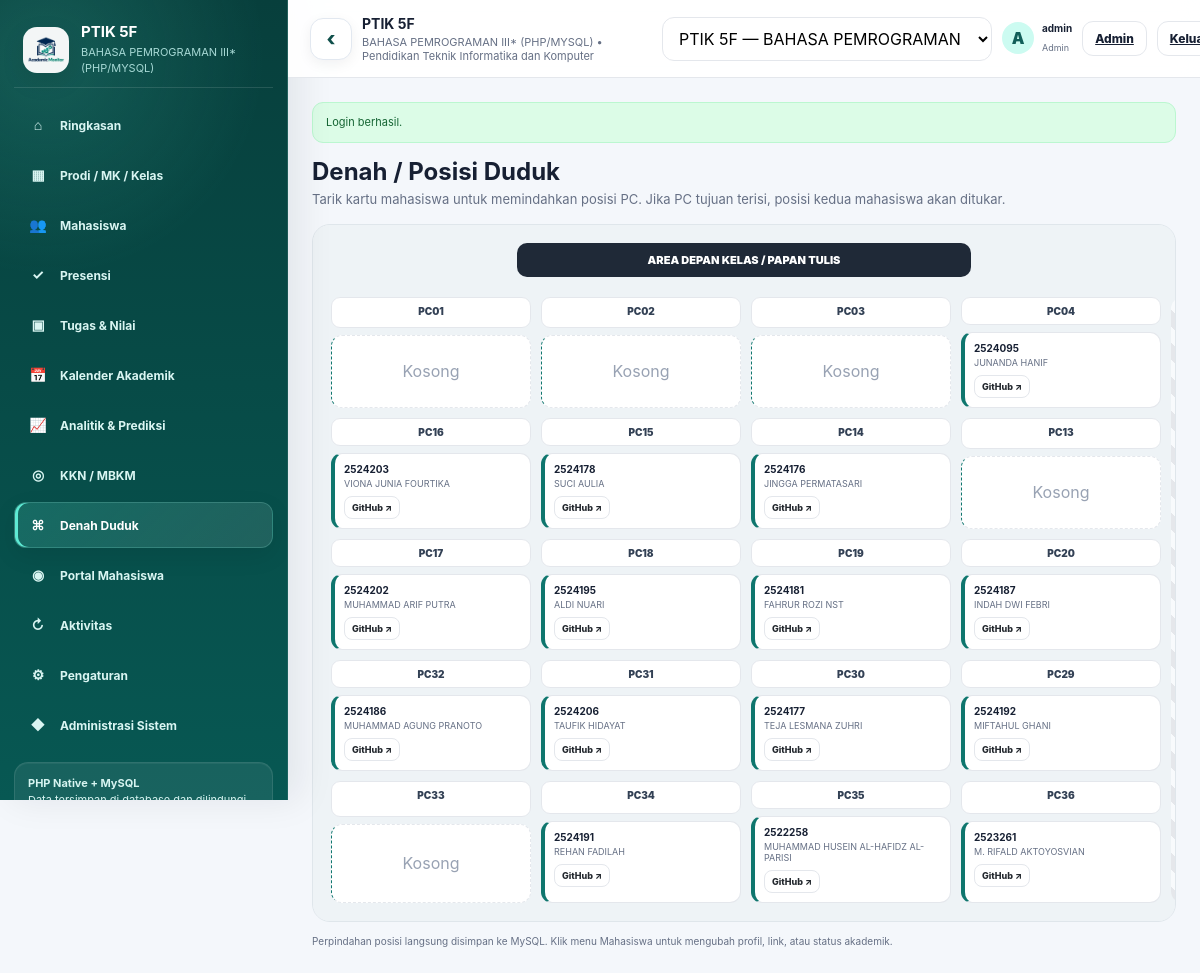
Screenshot of /dashboard.php?page=seating&class_id=3 (signed in) with the database file from the repository.
### tables this page shows
CREATE TABLE `classes` (
  `id` bigint(20) UNSIGNED NOT NULL,
  `program_id` bigint(20) UNSIGNED NOT NULL,
  `course_id` bigint(20) UNSIGNED NOT NULL,
  `name` varchar(100) NOT NULL,
  `semester` varchar(30) NOT NULL DEFAULT '',
  `academic_year` varchar(30) NOT NULL DEFAULT '',
  `target` smallint(5) UNSIGNED NOT NULL DEFAULT 30,
  `meetings` tinyint(3) UNSIGNED NOT NULL DEFAULT 16,
  `lecturer` varchar(200) NOT NULL DEFAULT '',
  `pass_threshold` decimal(5,2) NOT NULL DEFAULT 60.00,
  `created_at` timestamp NOT NULL DEFAULT current_timestamp(),
  `updated_at` timestamp NOT NULL DEFAULT current_timestamp() ON UPDATE current_timestamp()
);

CREATE TABLE `courses` (
  `id` bigint(20) UNSIGNED NOT NULL,
  `program_id` bigint(20) UNSIGNED NOT NULL,
  `code` varchar(50) NOT NULL DEFAULT '',
  `name` varchar(200) NOT NULL,
  `credits` tinyint(3) UNSIGNED NOT NULL DEFAULT 0,
  `created_at` timestamp NOT NULL DEFAULT current_timestamp(),
  `updated_at` timestamp NOT NULL DEFAULT current_timestamp() ON UPDATE current_timestamp()
);

CREATE TABLE `programs` (
  `id` bigint(20) UNSIGNED NOT NULL,
  `code` varchar(50) NOT NULL DEFAULT '',
  `name` varchar(200) NOT NULL,
  `faculty` varchar(200) NOT NULL DEFAULT '',
  `created_at` timestamp NOT NULL DEFAULT current_timestamp(),
  `updated_at` timestamp NOT NULL DEFAULT current_timestamp() ON UPDATE current_timestamp()
);

CREATE TABLE `users` (
  `id` bigint(20) UNSIGNED NOT NULL,
  `student_id` bigint(20) UNSIGNED DEFAULT NULL,
  `username` varchar(100) NOT NULL,
  `email` varchar(190) NOT NULL DEFAULT '',
  `password_hash` varchar(255) NOT NULL,
  `role` enum('admin','dosen','mahasiswa') NOT NULL DEFAULT 'dosen',
  `is_active` tinyint(1) NOT NULL DEFAULT 1,
  `last_login_at` datetime DEFAULT NULL,
  `created_at` timestamp NOT NULL DEFAULT current_timestamp(),
  `updated_at` timestamp NOT NULL DEFAULT current_timestamp() ON UPDATE current_timestamp()
);

CREATE TABLE `students` (
  `id` bigint(20) UNSIGNED NOT NULL,
  `nim` varchar(50) NOT NULL,
  `name` varchar(200) NOT NULL DEFAULT '',
  `email` varchar(190) NOT NULL DEFAULT '',
  `phone` varchar(50) NOT NULL DEFAULT '',
  `portal_pin_hash` varchar(255) DEFAULT NULL,
  `created_at` timestamp NOT NULL DEFAULT current_timestamp(),
  `updated_at` timestamp NOT NULL DEFAULT current_timestamp() ON UPDATE current_timestamp()
);

### public/dashboard.php (called while the page is built, shortened)
<?php
Auth::requireLogin();
$pdo = Database::connection();
$repository = new Repository($pdo);
$user = Auth::user();
$availableClasses = $repository->classesForUser($user);
$allowedClassIds = array_map(
    static fn (array $class): int => (int) $class['id'],
    $availableClasses
);
$requestedClassId = filter_input(INPUT_GET, 'class_id', FILTER_VALIDATE_INT);
$preferredClassId = (int) ($repository->preference((int) $user['id'], 'active_class_id') ?? 0);
$classId = $requestedClassId ?: $preferredClassId;
if ($requestedClassId && in_array((int) $requestedClassId, $allowedClassIds, true)) {
    $repository->setPreference((int) $user['id'], 'active_class_id', (string) $classId);
}
$classContext = $repository->classContext($classId);
$page = (string) ($_GET['page'] ?? 'overview');
$students = $repository->studentsForClass($classId);
$classes = $repository->classes();
require APP_ROOT . '/views/partials/layout_start.php';
require APP_ROOT . '/views/pages/' . $page . '.php';
require APP_ROOT . '/views/partials/layout_end.php';

### app/Repository.php (called while the page is built, shortened)
<?php
final class Repository
{
    public function classes(): array
    {
        return $this->pdo
            ->query(
                'SELECT cl.*, c.code AS course_code, c.name AS course_name,
                        p.code AS program_code, p.name AS program_name
                 FROM classes cl
                 JOIN courses c ON c.id = cl.course_id
                 JOIN programs p ON p.id = cl.program_id
                 ORDER BY cl.academic_year DESC, cl.semester, cl.name'
            )
            ->fetchAll();
    }
    public function classesForUser(array $user): array
    {
        if (($user['role'] ?? '') === 'admin') {
            return $this->classes();
        }
        $studentId = (int) ($user['student_id'] ?? 0);
        $stmt = $this->pdo->prepare(
            'SELECT cl.*, c.code AS course_code, c.name AS course_name,
                    p.code AS program_code, p.name AS program_name
             FROM class_enrollments ce
             JOIN classes cl ON cl.id = ce.class_id
             JOIN courses c ON c.id = cl.course_id
             JOIN programs p ON p.id = cl.program_id
             WHERE ce.student_id = :student_id
             ORDER BY cl.academic_year DESC, cl.semester, cl.name'
        );
        $stmt->execute(['student_id' => $studentId]);
        return $stmt->fetchAll();
    }
    public function classContext(int $classId): ?array
    {
        $stmt = $this->pdo->prepare(
            'SELECT cl.*, c.code AS course_code, c.name AS course_name, c.credits,
                    p.code AS program_code, p.name AS program_name, p.faculty
             FROM classes cl
             JOIN courses c ON c.id = cl.course_id
             JOIN programs p ON p.id = cl.program_id
             WHERE cl.id = :id
             LIMIT 1'
        );
        $stmt->execute(['id' => $classId]);
        $row = $stmt->fetch();
        return $row ?: null;
    }
    public function studentsForClass(int $classId): array
    {
        $stmt = $this->pdo->prepare(
            'SELECT ce.id AS enrollment_id, ce.class_id, ce.student_id,
                    ce.registration_status, ce.payment_status, ce.gpa, ce.target_gpa,
                    ce.pc, ce.github_url, ce.colab_url, ce.drive_url, ce.note,
                    s.nim, s.name, s.email, s.phone
             FROM class_enrollments ce
             JOIN students s ON s.id = ce.student_id
             WHERE ce.class_id = :class_id
             ORDER BY s.name = "", s.name, s.nim'
        );
        $stmt->execute(['class_id' => $classId]);
        return $stmt->fetchAll();
    }
}

### app/Database.php (called while the page is built, shortened)
<?php
final class Database
{
    private static ?PDO $pdo = null;
    public static function connection(): PDO
    {
        if (self::$pdo instanceof PDO) {
            return self::$pdo;
        }
        $host = '127.0.0.1';
        $port = '3306';
        $name = 'academic_monitor';
        $user = 'root';
        $pass = '';
        $dsn = sprintf(
            'mysql:host=%s;port=%s;dbname=%s;charset=utf8mb4',
            $host,
            $port,
            $name
        );
        self::$pdo = new PDO(
            $dsn,
            $user,
            $pass,
            [
                PDO::ATTR_ERRMODE => PDO::ERRMODE_EXCEPTION,
                PDO::ATTR_DEFAULT_FETCH_MODE => PDO::FETCH_ASSOC,
                PDO::ATTR_EMULATE_PREPARES => false,
            ]
        );
        return self::$pdo;
    }
}

### app/Auth.php (called while the page is built, shortened)
<?php
final class Auth
{
    private static ?array $cachedUser = null;
    public static function user(): ?array
    {
        if (self::$cachedUser !== null) {
            return self::$cachedUser;
        }
        $id = (int) ($_SESSION['user_id'] ?? 0);
        $stmt = Database::connection()->prepare(
            'SELECT u.*, s.nim AS student_nim, s.name AS student_name
             FROM users u
             LEFT JOIN students s ON s.id = u.student_id
             WHERE u.id = :id AND u.is_active = 1
             LIMIT 1'
        );
        $stmt->execute(['id' => $id]);
        $user = $stmt->fetch();
        self::$cachedUser = $user ?: null;
        return self::$cachedUser;
    }
    public static function check(): bool
    {
        return self::user() !== null;
    }
    public static function requireLogin(): void
    {
        if (!self::check()) {
            flash('warning', 'Silakan login untuk membuka dashboard.');
            redirect('login.php');
        }
    }
}

### views/pages/seating.php (the view, shortened to what this page needs)
<?php
$seatLayout = [
    ['PC01','PC02','PC03','PC04',null,'PC05','PC06','PC07','PC08'],
    ['PC16','PC15','PC14','PC13',null,'PC12','PC11','PC10','PC09'],
    ['PC17','PC18','PC19','PC20',null,'PC21','PC22','PC23','PC24'],
    ['PC32','PC31','PC30','PC29',null,'PC28','PC27','PC26','PC25'],
    ['PC33','PC34','PC35','PC36',null,'PC37','PC38','PC39','PC40'],
];
$studentsByPc = [];
foreach ($students as $student) {
    if (!empty($student['pc'])) {
        $studentsByPc[$student['pc']] = $student;
    }
}
?>
<section class="page active">
    <div class="page-head">
        <div>
            <h3>Denah / Posisi Duduk</h3>
            <p>
                Tarik kartu mahasiswa untuk memindahkan posisi PC.
                Jika PC tujuan terisi, posisi kedua mahasiswa akan ditukar.
            </p>
        </div>
    </div>
    <div class="seat-room">
        <div class="front">AREA DEPAN KELAS / PAPAN TULIS</div>
        <div class="seat-grid">
            <div class="aisle">LORONG</div>
            <?php foreach ($seatLayout as $rowIndex => $row): ?>
                <?php foreach ($row as $columnIndex => $pc): ?>
                    <?php if ($pc === null) continue; ?>
                    <?php $student = $studentsByPc[$pc] ?? null; ?>
                    <div
                        class="pc-slot"
                        data-pc-slot="<?= e($pc) ?>"
                        style="grid-row:<?= $rowIndex + 1 ?>;grid-column:<?= $columnIndex + 1 ?>"
                    >
                        <div class="pc-title"><?= e($pc) ?></div>
                        <?php if ($student): ?>
                            <div
                                class="seat"
                                draggable="true"
                                data-seat-enrollment="<?= (int) $student['enrollment_id'] ?>"
                            >
                                <strong><?= e($student['nim']) ?></strong>
                                <small><?= e(display_name($student)) ?></small>
                                <div style="margin-top:7px">
                                    <?= resource_links($student, true) ?>
                                </div>
                            </div>
                        <?php else: ?>
                            <div class="seat empty">Kosong</div>
                        <?php endif; ?>
                    </div>
                <?php endforeach; ?>
            <?php endforeach; ?>
        </div>
    </div>
    <div class="footer-note">
        Perpindahan posisi langsung disimpan ke MySQL.
        Klik menu Mahasiswa untuk mengubah profil, link, atau status akademik.
    </div>
</section>

### views/partials/layout_start.php (shortened to what this page needs)
<!DOCTYPE html>
<html lang="id">
<head>
    <link rel="stylesheet" href="<?= e(app_url('assets/css/app.css')) ?>">
</head>
<body>
<div class="app" id="appShell">
    <?php require APP_ROOT . '/views/partials/sidebar.php'; ?>
    <main class="main">
        <header class="topbar">
            <button
                class="btn sidebar-toggle"
                id="sidebarToggle"
                type="button"
                aria-controls="sidebar"
                aria-expanded="true"
                title="Ciutkan atau buka sidebar"
            >
                <span aria-hidden="true">☰</span>
            </button>
            <div class="context">
                <strong><?= e($classContext['name'] ?? 'Kelas') ?></strong>
                <small>
                    <?= e($classContext['course_name'] ?? 'Mata Kuliah') ?>
                    •
                    <?= e($classContext['program_name'] ?? 'Prodi') ?>
                </small>
            </div>
            <?php if (($user['role'] ?? '') !== 'mahasiswa' && $availableClasses !== []): ?>
                <form method="get" action="<?= e(app_url('dashboard.php')) ?>" class="toolbar">
                    <select class="context-select" id="activeClassSelect" name="class_id">
                        <?php foreach ($availableClasses as $classOption): ?>
                            <option
                                value="<?= (int) $classOption['id'] ?>"
                                <?= selected($classOption['id'], $classContext['id'] ?? 0) ?>
                            >
                                <?= e($classOption['name']) ?> — <?= e($classOption['course_name']) ?>
                            </option>
                        <?php endforeach; ?>
                    </select>
                </form>
            <?php endif; ?>
            <div class="top-user">
                <div class="avatar"><?= e(initials((string) ($user['username'] ?? ''), (string) ($user['id'] ?? ''))) ?></div>
                <div class="top-user-meta">
                    <strong><?= e($user['username'] ?? '') ?></strong>
                    <small><?= e(ucfirst((string) ($user['role'] ?? ''))) ?></small>
                </div>
            </div>
            <?php if (($user['role'] ?? '') === 'admin'): ?>
                <a class="btn" href="<?= e(app_url('admin.php')) ?>">Admin</a>
            <?php endif; ?>
            <a class="btn" href="<?= e(app_url('logout.php')) ?>">Keluar</a>
        </header>
        <div class="content">
            <?php require APP_ROOT . '/views/partials/flash.php'; ?>

### views/partials/sidebar.php
<aside class="sidebar" id="sidebar" aria-label="Navigasi utama">
    <div class="brand">
        <div class="brand-mark">
            <img
                src="<?= e(app_url('assets/images/logo.png')) ?>"
                alt="Logo Academic Monitor"
            >
        </div>
        <div class="brand-copy">
            <h1><?= e($classContext['name'] ?? 'Academic Monitor') ?></h1>
            <p><?= e($classContext['course_name'] ?? 'Multi kelas • multi mata kuliah') ?></p>
        </div>
    </div>
    <nav class="nav">
        <?php if (($user['role'] ?? '') === 'mahasiswa'): ?>
            <a
                class="<?= $page === 'portal' ? 'active' : '' ?>"
                href="<?= e(app_url('dashboard.php?page=portal')) ?>"
                aria-label="Dashboard Saya"
                data-sidebar-label="Dashboard Saya"
            >
                <span class="ico" aria-hidden="true">◉</span>
                <span class="nav-label">Dashboard Saya</span>
            </a>
        <?php else: ?>
            <?php
            $menu = [
                'overview' => ['⌂', 'Ringkasan'],
                'master' => ['▦', 'Prodi / MK / Kelas'],
                'students' => ['👥', 'Mahasiswa'],
                'attendance' => ['✓', 'Presensi'],
                'tasks' => ['▣', 'Tugas & Nilai'],
                'calendar' => ['📅', 'Kalender Akademik'],
                'analytics' => ['📈', 'Analitik & Prediksi'],
                'special' => ['◎', 'KKN / MBKM'],
                'seating' => ['⌘', 'Denah Duduk'],
                'portal' => ['◉', 'Portal Mahasiswa'],
                'activity' => ['↻', 'Aktivitas'],
                'settings' => ['⚙', 'Pengaturan'],
            ];
            ?>
            <?php foreach ($menu as $menuPage => [$icon, $label]): ?>
                <a
                    class="<?= $page === $menuPage ? 'active' : '' ?>"
                    href="<?= e(app_url('dashboard.php?page=' . $menuPage . '&class_id=' . (int) ($classContext['id'] ?? 0))) ?>"
                    aria-label="<?= e($label) ?>"
                    data-sidebar-label="<?= e($label) ?>"
                >
                    <span class="ico" aria-hidden="true"><?= e($icon) ?></span>
                    <span class="nav-label"><?= e($label) ?></span>
                </a>
            <?php endforeach; ?>
            <?php if (($user['role'] ?? '') === 'admin'): ?>
                <a
                    href="<?= e(app_url('admin.php')) ?>"
                    aria-label="Administrasi Sistem"
                    data-sidebar-label="Administrasi Sistem"
                >
                    <span class="ico" aria-hidden="true">◆</span>
                    <span class="nav-label">Administrasi Sistem</span>
                </a>
            <?php endif; ?>
        <?php endif; ?>
    </nav>
    <div class="side-note">
        <strong>PHP Native + MySQL</strong><br>
        Data tersimpan di database dan dilindungi autentikasi, CSRF, prepared statement,
        serta pembatasan role. Backup JSON dashboard lama tetap dapat dimigrasikan.
    </div>
</aside>

### rows the page displays
classes: name "PTIK 5F", course.name "BAHASA PEMROGRAMAN III* (PHP/MYSQL)", program.name "Pendidikan Teknik Informatika dan Komputer"
users: username+id "A", username "admin", role "Admin"
students: nim "2524095", name "JUNANDA HANIF"
students: nim "2524203", name "VIONA JUNIA FOURTIKA"
students: nim "2524178", name "SUCI AULIA"
students: nim "2524176", name "JINGGA PERMATASARI"
students: nim "2524202", name "MUHAMMAD ARIF PUTRA"
students: nim "2524195", name "ALDI NUARI"
students: nim "2524181", name "FAHRUR ROZI NST"
students: nim "2524187", name "INDAH DWI FEBRI"
students: nim "2524186", name "MUHAMMAD AGUNG PRANOTO"
students: nim "2524206", name "TAUFIK HIDAYAT"
students: nim "2524177", name "TEJA LESMANA ZUHRI"
students: nim "2524192", name "MIFTAHUL GHANI"
students: nim "2524191", name "REHAN FADILAH"
students: nim "2522258", name "MUHAMMAD HUSEIN AL-HAFIDZ AL-PARISI"
students: nim "2523261", name "M. RIFALD AKTOYOSVIAN"

### other values shown
$icon "⌂"
$label "Ringkasan"
$icon "▦"
$label "Prodi / MK / Kelas"
$icon "👥"
$label "Mahasiswa"
$icon "✓"
$label "Presensi"
$icon "▣"
$label "Tugas & Nilai"
$icon "📅"
$label "Kalender Akademik"
$icon "📈"
$label "Analitik & Prediksi"
$icon "◎"
